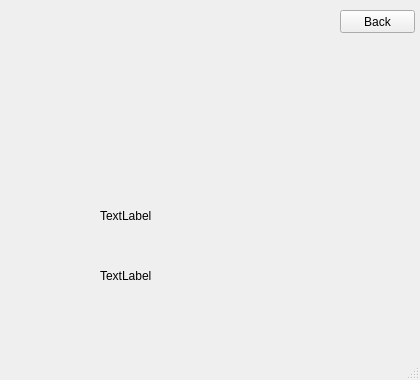
<?xml version="1.0" encoding="UTF-8"?>
<ui version="4.0">
 <class>MainWindow</class>
 <widget class="QMainWindow" name="MainWindow">
  <property name="geometry">
   <rect>
    <x>0</x>
    <y>0</y>
    <width>420</width>
    <height>380</height>
   </rect>
  </property>
  <property name="windowTitle">
   <string>MainWindow</string>
  </property>
  <widget class="QWidget" name="centralwidget">
   <widget class="QLabel" name="ageLbl">
    <property name="geometry">
     <rect>
      <x>100</x>
      <y>250</y>
      <width>101</width>
      <height>51</height>
     </rect>
    </property>
    <property name="text">
     <string>TextLabel</string>
    </property>
    <property name="wordWrap">
     <bool>true</bool>
    </property>
   </widget>
   <widget class="QLabel" name="nameLbl">
    <property name="geometry">
     <rect>
      <x>100</x>
      <y>190</y>
      <width>101</width>
      <height>51</height>
     </rect>
    </property>
    <property name="text">
     <string>TextLabel</string>
    </property>
    <property name="wordWrap">
     <bool>true</bool>
    </property>
   </widget>
   <widget class="QLabel" name="imageLbl">
    <property name="geometry">
     <rect>
      <x>100</x>
      <y>40</y>
      <width>191</width>
      <height>131</height>
     </rect>
    </property>
    <property name="text">
     <string/>
    </property>
    <property name="scaledContents">
     <bool>true</bool>
    </property>
   </widget>
   <widget class="QLabel" name="msgLbl">
    <property name="geometry">
     <rect>
      <x>100</x>
      <y>310</y>
      <width>91</width>
      <height>16</height>
     </rect>
    </property>
    <property name="text">
     <string/>
    </property>
   </widget>
   <widget class="QPushButton" name="backBtn">
    <property name="geometry">
     <rect>
      <x>340</x>
      <y>10</y>
      <width>75</width>
      <height>23</height>
     </rect>
    </property>
    <property name="text">
     <string>Back</string>
    </property>
   </widget>
  </widget>
  <widget class="QMenuBar" name="menubar">
   <property name="geometry">
    <rect>
     <x>0</x>
     <y>0</y>
     <width>420</width>
     <height>21</height>
    </rect>
   </property>
  </widget>
  <widget class="QStatusBar" name="statusbar"/>
 </widget>
 <resources/>
 <connections/>
</ui>
